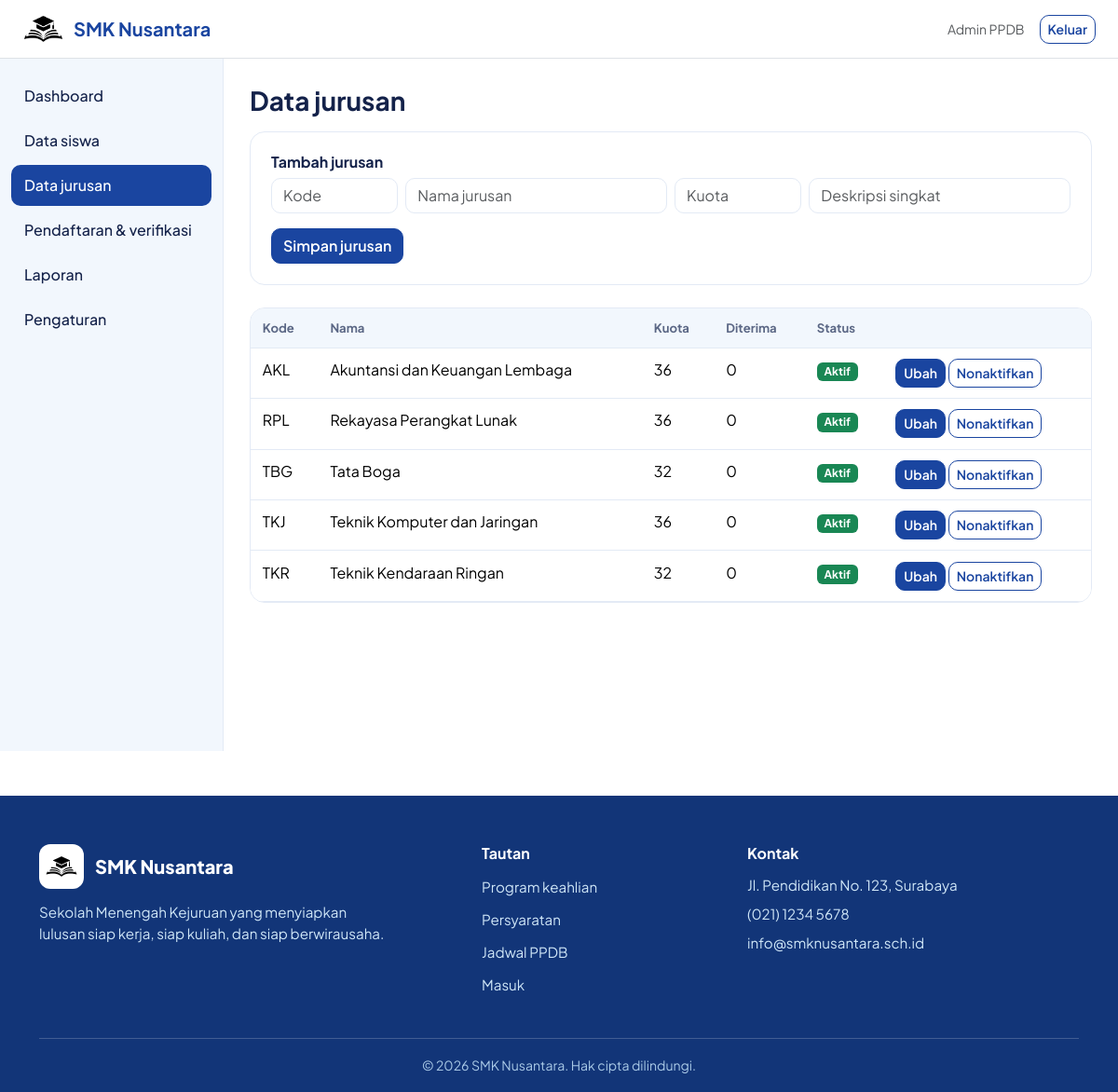
The page /admin/jurusan.php (signed in) on the database its author committed.
### tables this page shows
CREATE TABLE jurusan (
  id_jurusan INT AUTO_INCREMENT PRIMARY KEY,
  kode_jurusan VARCHAR(10) NOT NULL UNIQUE,
  nama_jurusan VARCHAR(100) NOT NULL,
  kuota INT NOT NULL DEFAULT 30,
  deskripsi VARCHAR(255) NULL,
  aktif TINYINT(1) NOT NULL DEFAULT 1
);

### includes/functions.php (called while the page is built, shortened)
<?php
require_once __DIR__ . '/../config/database.php';
function e($s) { return htmlspecialchars((string)$s, ENT_QUOTES, 'UTF-8'); }
function q($sql, $p = []) { global $pdo; $s = $pdo->prepare($sql); $s->execute($p); return $s; }
function setting($k) { return q('SELECT nilai FROM pengaturan WHERE kunci=?', [$k])->fetchColumn(); }
function jml_diterima($idJurusan) {
    return (int)q("SELECT COUNT(*) FROM pendaftaran WHERE id_jurusan=? AND status='Diterima' AND tahun_ajaran=?",
                  [$idJurusan, setting('tahun_ajaran')])->fetchColumn();
}

### admin/jurusan.php (the view, shortened to what this page needs)
<?php
require_once __DIR__ . '/../includes/layout.php'; need('admin');
$edit = isset($_GET['edit']) ? q('SELECT * FROM jurusan WHERE id_jurusan=?', [(int)$_GET['edit']])->fetch() : null;
$rows = q('SELECT * FROM jurusan ORDER BY kode_jurusan')->fetchAll();
?>
<h3 class="fw-bold mb-3">Data jurusan</h3>
<form method="post" class="panel mb-4"><?= csrf_field() ?><input type="hidden" name="id" value="<?= $edit['id_jurusan'] ?? 0 ?>">
  <h6 class="fw-bold"><?= $edit ? 'Ubah jurusan' : 'Tambah jurusan' ?></h6>
  <div class="row g-2"><div class="col-md-2"><input class="form-control" name="kode" placeholder="Kode" value="<?= e($edit['kode_jurusan'] ?? '') ?>" required></div>
  <div class="col-md-4"><input class="form-control" name="nama" placeholder="Nama jurusan" value="<?= e($edit['nama_jurusan'] ?? '') ?>" required></div>
  <div class="col-md-2"><input class="form-control" type="number" min="1" name="kuota" placeholder="Kuota" value="<?= e($edit['kuota'] ?? '') ?>" required></div>
  <div class="col-md-4"><input class="form-control" name="deskripsi" placeholder="Deskripsi singkat" value="<?= e($edit['deskripsi'] ?? '') ?>"></div></div>
  <button class="btn btn-primary mt-3">Simpan jurusan</button> <?php if ($edit) echo '<a class="btn btn-outline-primary mt-3" href="jurusan.php">Batal</a>'; ?>
</form>
<div class="panel p-0 table-responsive"><table class="table mb-0"><thead><tr><th>Kode</th><th>Nama</th><th>Kuota</th><th>Diterima</th><th>Status</th><th></th></tr></thead><tbody>
<?php foreach ($rows as $r): ?><tr><td><?= e($r['kode_jurusan']) ?></td><td><?= e($r['nama_jurusan']) ?></td><td><?= $r['kuota'] ?></td><td><?= jml_diterima($r['id_jurusan']) ?></td>
<td><?= $r['aktif'] ? '<span class="badge bg-success">Aktif</span>' : '<span class="badge bg-secondary">Nonaktif</span>' ?></td>
<td class="text-nowrap"><a class="btn btn-sm btn-primary" href="?edit=<?= $r['id_jurusan'] ?>">Ubah</a>
<form method="post" class="d-inline"><button class="btn btn-sm btn-outline-primary"><?= $r['aktif'] ? 'Nonaktifkan' : 'Aktifkan' ?></button></form></td></tr>
<?php endforeach; ?></tbody></table></div>

### assets/css/style.css (style rules this page uses)
:root { --blue:#1A45A0; --blue-dark:#123578; --sky:#87CEEB; --soft:#F2F7FD; --line:#E3EAF5; --ink:#14224a; --bs-primary:#1A45A0; --bs-primary-rgb:26,69,160; --bs-body-font-family:'Plus Jakarta Sans',system-ui,sans-serif; --bs-body-color:#14224a; --bs-link-color:#1A45A0; }
body { background:#fff;color:var(--ink) }
.btn { border-radius:10px;font-weight:600 }
.btn-primary { --bs-btn-bg:#1A45A0;--bs-btn-border-color:#1A45A0;--bs-btn-hover-bg:#123578;--bs-btn-hover-border-color:#123578;--bs-btn-active-bg:#123578 }
.btn-outline-primary { --bs-btn-color:#1A45A0;--bs-btn-border-color:#1A45A0;--bs-btn-hover-bg:#1A45A0;--bs-btn-hover-border-color:#1A45A0 }
.form-control,.form-select { border-radius:10px;border-color:var(--line) }
.panel { background:#fff;border:1px solid var(--line);border-radius:16px;padding:22px }
.table>:not(caption)>*>* { padding:.7rem .8rem;border-color:var(--line) }
.table thead th { font-size:.82rem;color:#5b6785;background:var(--soft);white-space:nowrap }

### rows shown on the page
jurusan: kode_jurusan "AKL", nama_jurusan "Akuntansi dan Keuangan Lembaga", kuota "36", id_jurusan "0", aktif "Aktif"
jurusan: kode_jurusan "RPL", nama_jurusan "Rekayasa Perangkat Lunak", kuota "36", id_jurusan "0", aktif "Aktif"
jurusan: kode_jurusan "TBG", nama_jurusan "Tata Boga", kuota "32", id_jurusan "0", aktif "Aktif"
jurusan: kode_jurusan "TKJ", nama_jurusan "Teknik Komputer dan Jaringan", kuota "36", id_jurusan "0", aktif "Aktif"
jurusan: kode_jurusan "TKR", nama_jurusan "Teknik Kendaraan Ringan", kuota "32", id_jurusan "0", aktif "Aktif"

### other values the page prints
$u['nama'] "Admin PPDB"
$v "Dashboard"
$v "Data siswa"
$v "Data jurusan"
$v "Pendaftaran & verifikasi"
$v "Laporan"
$v "Pengaturan"
$h(SCHOOL_ALAMAT) "Jl. Pendidikan No. 123, Surabaya"
$h(SCHOOL_TELP) "(021) 1234 5678"
$h(SCHOOL_EMAIL) "info@smknusantara.sch.id"
